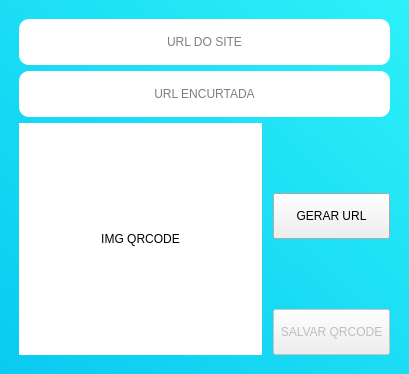
<?xml version="1.0" encoding="UTF-8"?>
<ui version="4.0">
 <class>MainWindow</class>
 <widget class="QMainWindow" name="MainWindow">
  <property name="geometry">
   <rect>
    <x>0</x>
    <y>0</y>
    <width>409</width>
    <height>374</height>
   </rect>
  </property>
  <property name="windowTitle">
   <string>QRCODE-BUILDER</string>
  </property>
  <property name="styleSheet">
   <string notr="true">#centralwidget{
	background-color: qlineargradient(spread:pad, x1:0, y1:1, x2:1, y2:0, stop:0 rgba(10, 202, 241, 255), stop:1 rgba(45, 240, 248, 255));
}

#img{
	background-color: white;
}

QLineEdit{
	border-radius: 10px;
	padding: 15px 0px
}

QPushButton{
	padding: 15px 0px
}

QMessageBox QPushButton{
padding: 10px;
}

</string>
  </property>
  <widget class="QWidget" name="centralwidget">
   <property name="styleSheet">
    <string notr="true"/>
   </property>
   <layout class="QVBoxLayout" name="verticalLayout_3" stretch="1,2">
    <item>
     <layout class="QVBoxLayout" name="verticalLayout_2">
      <property name="leftMargin">
       <number>10</number>
      </property>
      <property name="topMargin">
       <number>10</number>
      </property>
      <property name="rightMargin">
       <number>10</number>
      </property>
      <item>
       <widget class="QLineEdit" name="txtUrl">
        <property name="alignment">
         <set>Qt::AlignCenter</set>
        </property>
        <property name="placeholderText">
         <string>URL DO SITE</string>
        </property>
       </widget>
      </item>
      <item>
       <widget class="QLineEdit" name="txtUrlShort">
        <property name="alignment">
         <set>Qt::AlignCenter</set>
        </property>
        <property name="placeholderText">
         <string>URL ENCURTADA</string>
        </property>
       </widget>
      </item>
     </layout>
    </item>
    <item>
     <layout class="QHBoxLayout" name="horizontalLayout" stretch="2,1">
      <property name="leftMargin">
       <number>10</number>
      </property>
      <property name="rightMargin">
       <number>10</number>
      </property>
      <property name="bottomMargin">
       <number>10</number>
      </property>
      <item>
       <widget class="QLabel" name="img">
        <property name="minimumSize">
         <size>
          <width>60</width>
          <height>60</height>
         </size>
        </property>
        <property name="maximumSize">
         <size>
          <width>600</width>
          <height>600</height>
         </size>
        </property>
        <property name="text">
         <string>IMG QRCODE</string>
        </property>
        <property name="scaledContents">
         <bool>true</bool>
        </property>
        <property name="alignment">
         <set>Qt::AlignCenter</set>
        </property>
       </widget>
      </item>
      <item>
       <layout class="QVBoxLayout" name="verticalLayout">
        <property name="spacing">
         <number>0</number>
        </property>
        <property name="leftMargin">
         <number>5</number>
        </property>
        <property name="rightMargin">
         <number>0</number>
        </property>
        <item alignment="Qt::AlignVCenter">
         <widget class="QPushButton" name="btnGerar">
          <property name="text">
           <string>GERAR URL</string>
          </property>
         </widget>
        </item>
        <item>
         <widget class="QPushButton" name="btnSalvar">
          <property name="enabled">
           <bool>false</bool>
          </property>
          <property name="text">
           <string>SALVAR QRCODE</string>
          </property>
         </widget>
        </item>
       </layout>
      </item>
     </layout>
    </item>
   </layout>
  </widget>
 </widget>
 <tabstops>
  <tabstop>txtUrl</tabstop>
  <tabstop>txtUrlShort</tabstop>
  <tabstop>btnGerar</tabstop>
  <tabstop>btnSalvar</tabstop>
 </tabstops>
 <resources/>
 <connections/>
</ui>
